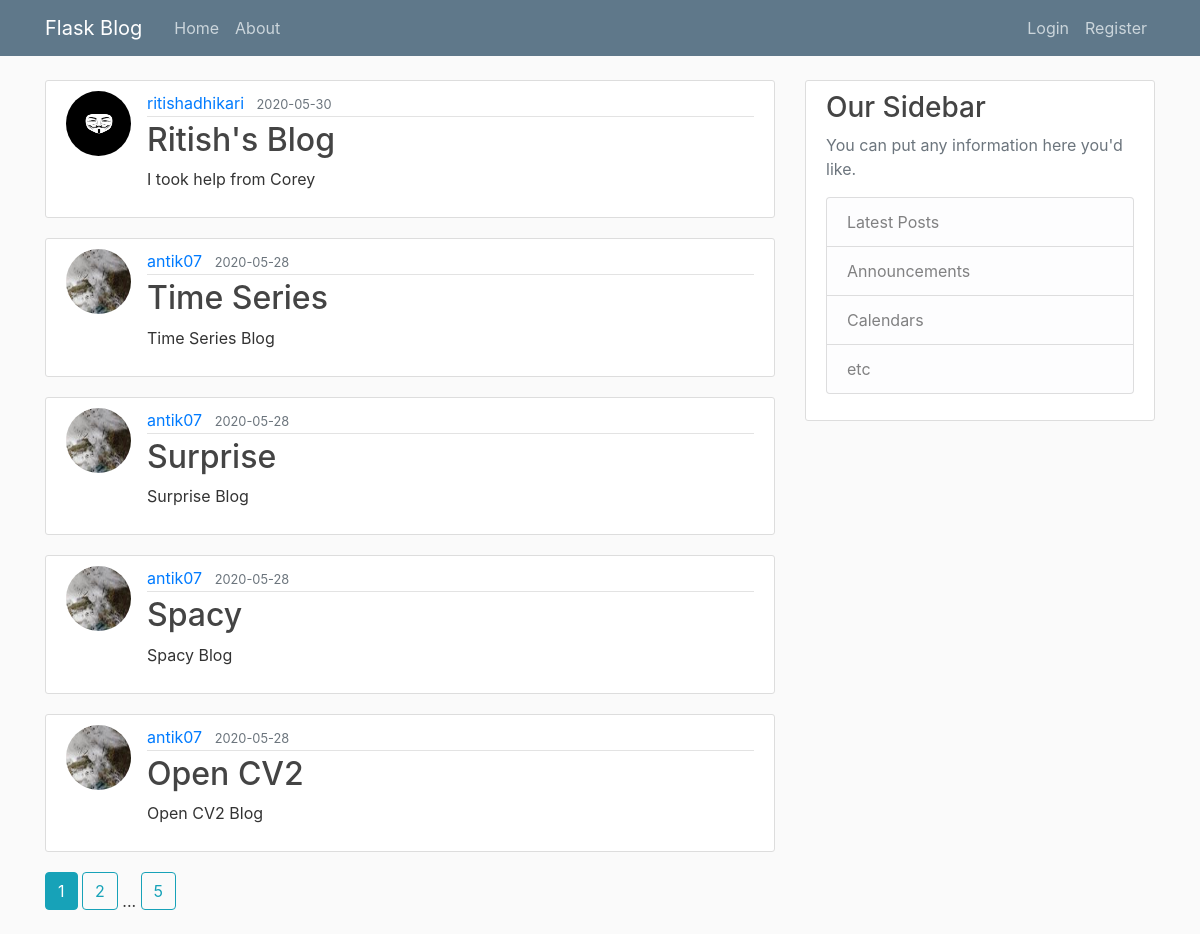
Page /home on the earlier database version.
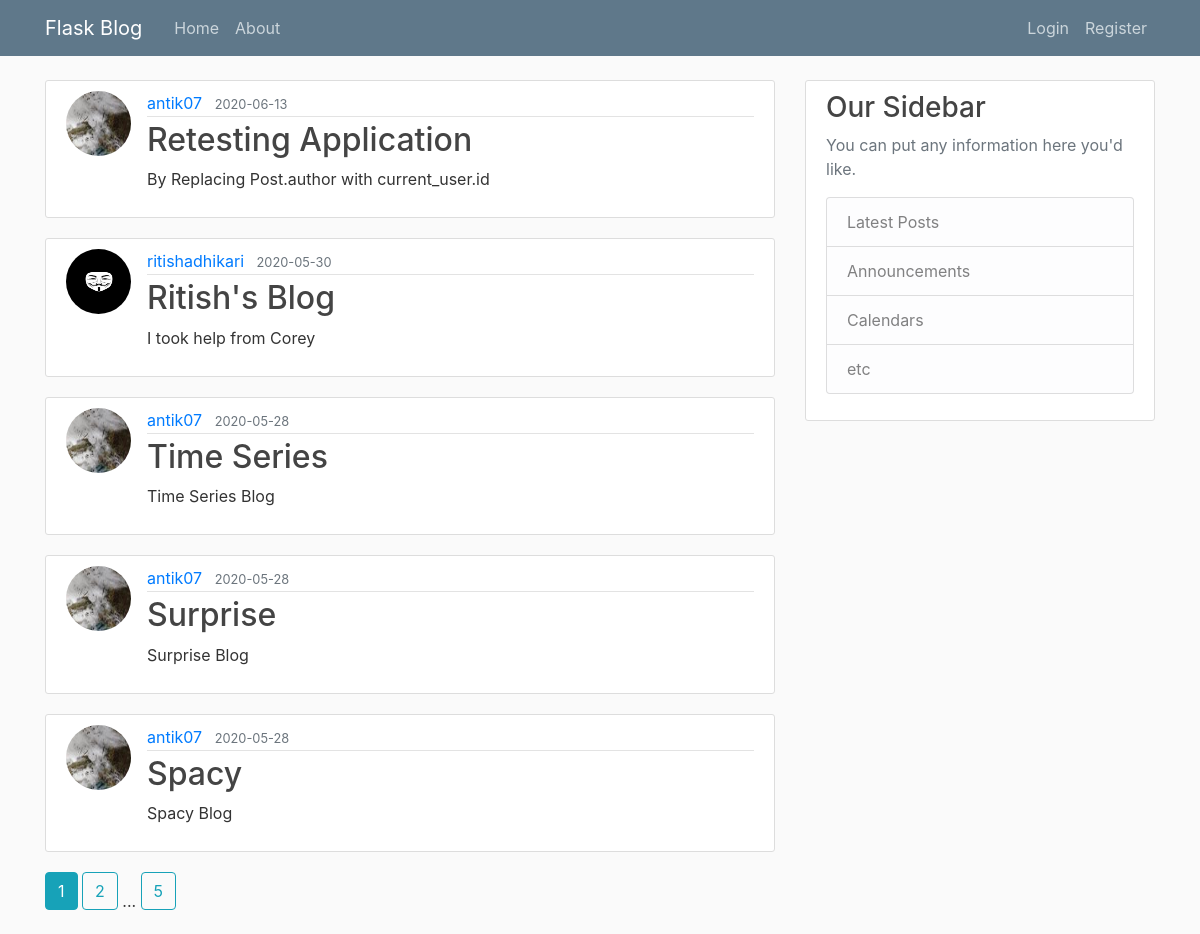
Same page on the later database version.
### flask_blog/models.py (models this page shows, shortened)
class Post(db.Model):
    id=db.Column(db.Integer,primary_key=True)
    title=db.Column(db.String(100), nullable=False)
    date_posted=db.Column(db.DateTime, nullable=False,default=datetime.utcnow)
    content=db.Column(db.Text, nullable=False)
    user_id=db.Column(db.Integer, db.ForeignKey('user.id'),nullable=False)

class User(db.Model,UserMixin):
    id=db.Column(db.Integer, primary_key=True)
    username=db.Column(db.String(20),unique=True,nullable=False)
    email=db.Column(db.String(120),unique=True,nullable=False)
    image_file=db.Column(db.String(20),nullable=False, default='default.jpeg')
    password=db.Column(db.String(60),nullable=False)
    '''
    Lazy loading refers to objects are returned from a query
    without the related objects loaded at first. When the given
    collection or reference is first accessed on a particular object,an
    additional SELECT statement is emitted such that the requested collection is loaded.
    '''
    posts=db.relationship('Post',backref='author',lazy=True)

### flask_blog/main/routes.py (the view)
@main.route("/",methods=['GET'])
@main.route("/home",methods=['GET'])
def home():
    page=request.args.get('page',1,type=int)
    '''
    wall_post will contain the list of posts
    for the particular page as passed.
    '''
    wall_post=Post.query.order_by(Post.date_posted.desc()).paginate(per_page=5,page=page)
    return render_template('home.html',posts=wall_post,title='Home')

### flask_blog/templates/home.html
{% extends "layout.html" %}
{% block content %}
{% for post in posts.items %}
  <article class="media content-section">
    <img class="rounded-circle article-img" src="{{ url_for('static',  filename='profile_pics/'+ post.author.image_file) }}" alt="">
    <div class="media-body">
      <div class="article-metadata">
        <a class="mr-2" href="{{ url_for('users.user_posts', username=post.author.username) }}">{{ post.author.username }}</a>
        <small class="text-muted">{{ post.date_posted.strftime('%Y-%m-%d') }}</small>
      </div>
      <h2><a class="article-title" href="{{ url_for('posts.post', post_id=post.id) }}">{{ post.title }}</a></h2>
      <p class="article-content">{{ post.content }}</p>
    </div>
  </article>
{% endfor %}
{%  for page_num in posts.iter_pages(left_edge=1,right_edge=1,left_current=1, right_current=2) %}
  {% if page_num %}
    {% if page_num==posts.page %}
      <a class="btn btn-info mb-4" href="{{ url_for('main.home', page=page_num) }}">{{ page_num }}</a>
    {% else %}
      <a class="btn btn-outline-info mb-4" href="{{ url_for('main.home', page=page_num) }}">{{ page_num }}</a>
    {% endif %}
  {% else %}
  ...
  {% endif %}
{% endfor %}
{% endblock content %}

Differences in the rows shown:
no longer on this page (row unchanged): Post: image_file (picture), author.username "antik07", date_posted "2020-05-28", title "Open CV2", content "Open CV2 Blog"
added Post: image_file (picture), author.username "antik07", date_posted "2020-06-13", title "Retesting Application", content "By Replacing Post.author with current_user.id"
